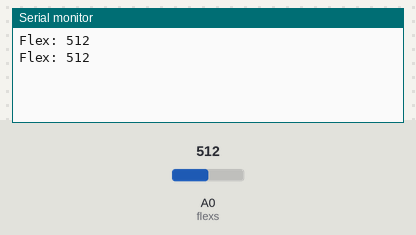
Recording of a sketch running on a simulated Arduino Uno, built with avr-gcc and run on an emulated ATmega328P. Parts: the last lines printed to the serial monitor. The test bench sets the inputs (shaded band); at power-on: A0 (flexs) = 512.

Above: at 1.8 s.
1.9 s: A0 (flexs) set to 716
At 2.8 s:
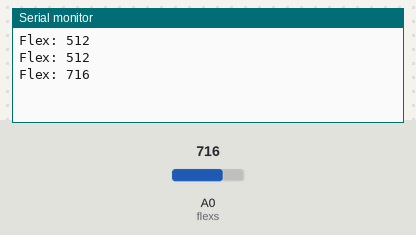
3.4 s: A0 (flexs) set to 900
At 4.4 s:
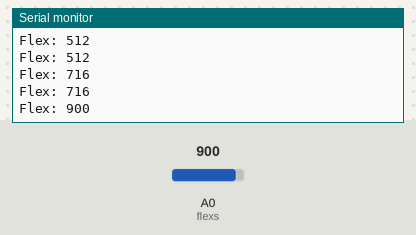
Timing chart, 0 to 6.4 s (numbered marks = the images above; inputs shaded):
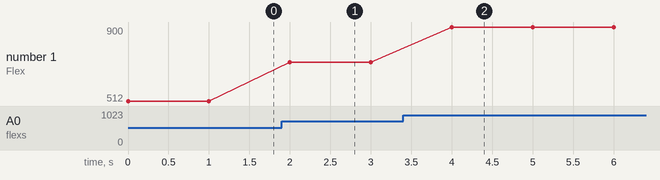

Measured:
- after the input at 1.9 s, the serial monitor: prints a new line after 0.10 s (image 1)
- after the input at 3.4 s, the serial monitor: prints a new line after 0.60 s (image 2)
- plotted number 1: 512 → 716 after the input at 1.9 s, 716 → 900 after the input at 3.4 s

The sketch:

Flex_sensor_test.ino
```cpp
#include <Servo.h>

int flexs = A0;
int data = 0;

void setup() {
  // put your setup code here, to run once:
  Serial.begin(9600);
  pinMode(flexs, INPUT);
}

void loop() {
  // put your main code here, to run repeatedly:
  data = analogRead(flexs);
  Serial.print("Flex: ");
  Serial.println(data);
  delay(1000);
}

//Ranges (From right to left)
//Flex 5: 500 - 260
//Flex 4: 520 - 200
//Flex 3: 500 - 210
//Flex 2: 450 - 140
//Flex 1: 400 - 100
```
